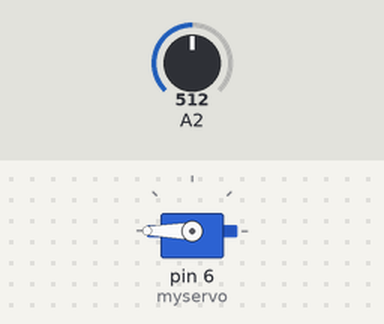
The sketch below on a simulated Arduino Uno, built with avr-gcc and run on an emulated ATmega328P. Parts: servo. The test bench sets the inputs (shaded band); at power-on: A2 = 512.

Above: at 5.8 s.
5.9 s: A2 set to 0
At 11.2 s:
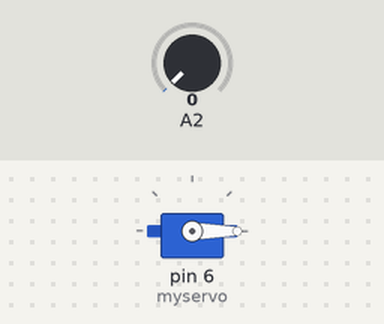
11.9 s: A2 set to 122
At 12.6 s:
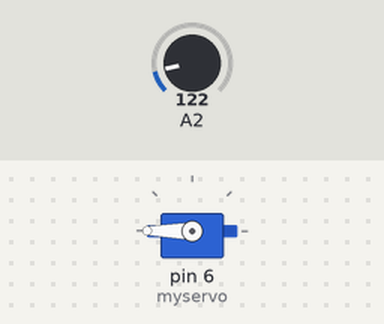
Timing chart, 0 to 14.9 s (numbered marks = the images above; inputs shaded):
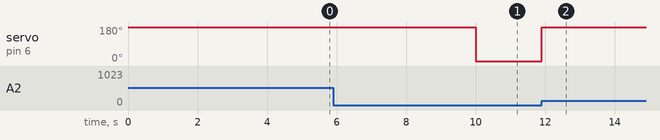

The sketch:

usa.ino
```cpp
#include <Servo.h>
Servo myservo;
float s=0;

void setup() {
  Serial.begin(9600);
  myservo.attach(6);
  myservo.write(0);

}

void loop() {
  int i=analogRead(2);
  float v = i * (5.0 / 1023.0);
  s=s+v;
  if(s>2.00){

    myservo.write(180);
    delay(5000);
    myservo.write(0);
  s=0;}
}
```

Measured:
- after the input at 5.9 s, servo on pin 6 (myservo): 180° → 0° after 4.1 s
- after the input at 11.9 s, servo on pin 6 (myservo): 0° → 180° at once
